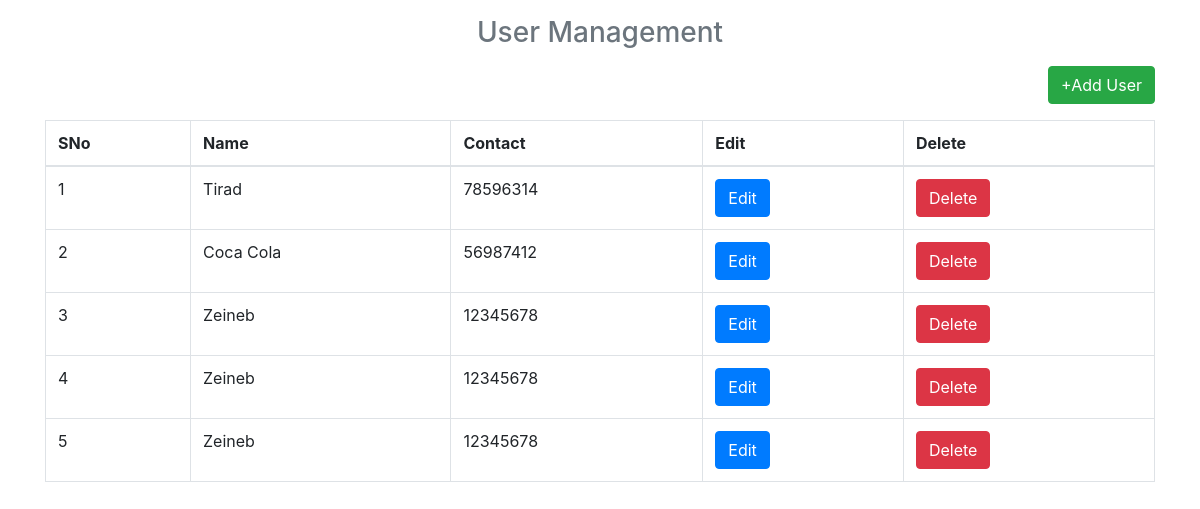
The page /index on the database as committed earlier.
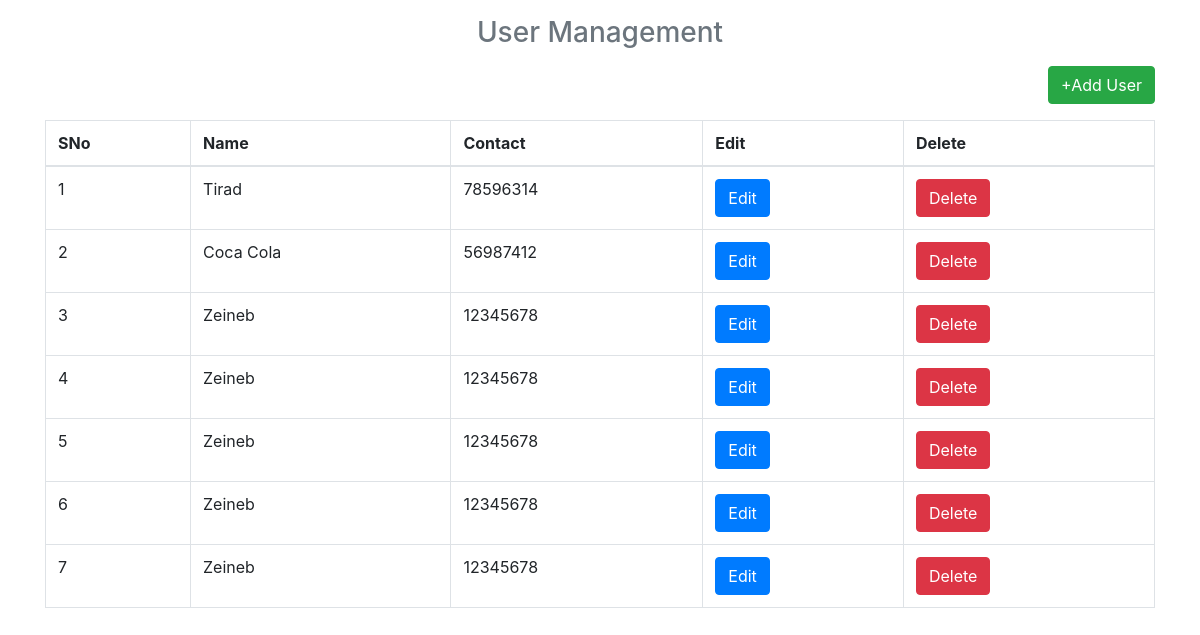
The same page on the database as committed later.
### tables this page shows
CREATE TABLE "users" (
	"UID"	INTEGER PRIMARY KEY AUTOINCREMENT,
	"UNAME"	TEXT,
	"CONTACT"	TEXT
);

### app.py (the view)
    @app.route("/")
    @app.route("/index")
    def index():
        data = get_users()
        return render_template("index.html",datas=data)

### users.py (called while the page is built)
def get_users():
    con=sql.connect("db_web.db")
    con.row_factory=sql.Row
    data=con.execute("select * from users").fetchall()
    return data

### templates/index.html
{% extends 'layout.html' %}
{% block body %}
  <h3 class='text-center text-muted mb-3'>User Management </h3>
  <p class='text-right'><a href='{{url_for("add_user")}}' class='btn btn-success ' id="Add">+Add User</a></p>
  <table class='table table-bordered' id="test">
    <thead>
      <th>SNo</th>
      <th>Name</th>
      <th>Contact</th>
      <th>Edit</th>
      <th>Delete</th>
    </thead>
    <tbody>
      {% for row in datas %}
        <tr>
          <td>{{loop.index}}</td>
          <td>{{row.UNAME}}</td>
          <td>{{row.CONTACT}}</td>
          <td><a href='{{url_for("edit_user",uid=row.UID)}}' class='btn btn-primary' id="Edit">Edit</a></td>
          <td><a href='{{url_for("delete_user",uid=row.UID)}}' class='btn btn-danger' onclick='`return confirm("Are You Sure")`' id="Delete">Delete</a></td>
        </tr>
      {%endfor%}
    </tbody>
  </table>
{% endblock %}

Rows that differ between the two databases and show on the page:
added users: UNAME "Zeineb", CONTACT "12345678"
added users: UNAME "Zeineb", CONTACT "12345678"
